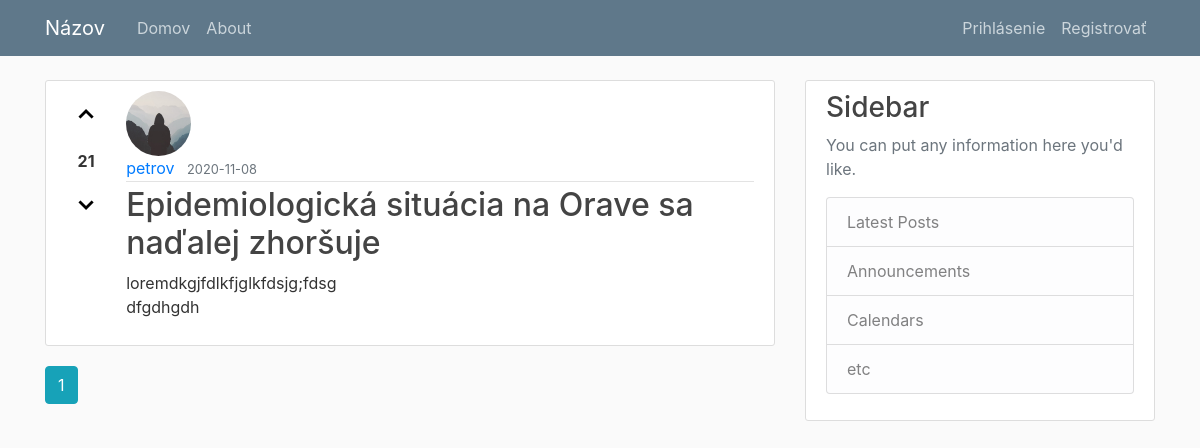
Page /home on the earlier database version.
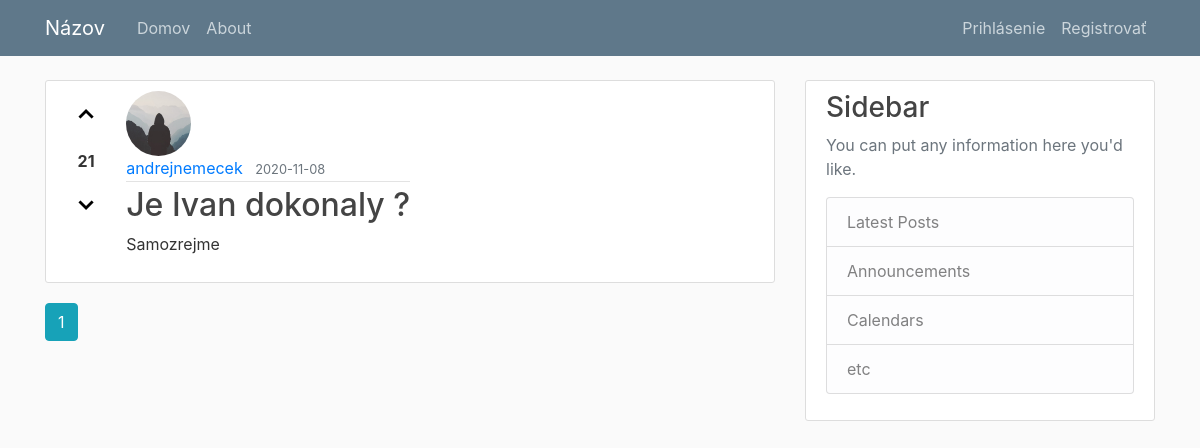
Same page on the later database version.
### application/models.py (models this page shows, shortened)
class Post(db.Model):
    id = db.Column(db.Integer, primary_key=True)
    title =  db.Column(db.String(100), nullable=False)
    date_posted = db.Column(db.DateTime, nullable=False, default=datetime.utcnow())
    content = db.Column(db.Text, nullable=False)
    user_id = db.Column(db.Integer, db.ForeignKey('user.id'), nullable=False)
    comments = db.relationship('Comment', backref='post', lazy=True)
    likes = db.relationship('PostLike', backref='post', lazy=True)
    keywords = db.relationship('KeyWord', backref='post', lazy=True)

class User(db.Model, UserMixin):
    id = db.Column(db.Integer, primary_key=True)
    username = db.Column(db.String(20), unique=True, nullable=False)
    email = db.Column(db.String(120), unique=True, nullable=False)
    image_file = db.Column(db.String(20), nullable=False, default='default.jpg')
    password = db.Column(db.String(60), nullable=False)
    posts = db.relationship('Post', backref='author', lazy=True)
    comments = db.relationship('Comment', backref='author', lazy=True)
    comment_likes = db.relationship('CommentLike', backref='user', lazy=True)
    post_likes = db.relationship('PostLike', backref='user', lazy=True)

### application/main/routes.py (the view)
@main.route('/')
@main.route('/home')
def home():
    page = request.args.get('page', 1, type=int)
    posts = Post.query.order_by(Post.date_posted.desc()).paginate(page=page, per_page=5)
    return render_template('home.html', posts=posts)

### application/templates/home.html
{% extends "layout.html" %}
{% block content %}
{% for post in posts.items %}
<article class="media content-section">
  <div class="votes">
    <button>&#8963;</button>
    <strong>21</strong>
    <button>&#8964;</button>
  </div>
  <div>
    <img class="rounded-circle article-img"
      src="{{ url_for('static', filename='profile_pics/' + post.author.image_file) }}">
    <div class="media-body">
      <div class="article-metadata">
        <a class="mr-2"
          href="{{ url_for('users.user_posts', username=post.author.username) }}">{{ post.author.username }}</a>
        <small class="text-muted">{{ post.date_posted.strftime('%Y-%m-%d') }}</small>
      </div>
      <h2><a class="article-title" href="{{ url_for('posts.post', post_id=post.id) }}">{{ post.title }}</a></h2>
      <p class="article-content">{{ post.content }}</p>
    </div>
  </div>
</article>
{% endfor %}
{% for page_num in posts.iter_pages(left_edge=1, right_edge=1, left_current=1, right_current=2) %}
{% if page_num %}
{% if posts.page == page_num %}
<a class="btn btn-info mb-4" href="{{ url_for('main.home', page=page_num) }}">{{ page_num }}</a>
{% else %}
<a class="btn btn-outline-info mb-4" href="{{ url_for('main.home', page=page_num) }}">{{ page_num }}</a>
{% endif %}
{% else %}
. . .
{% endif %}
{% endfor %}
{% endblock content %}

### application/templates/layout.html (shortened to what this page needs)
<!DOCTYPE html>
<html>
  <head>
    <link rel="stylesheet" href="https://stackpath.bootstrapcdn.com/bootstrap/4.5.2/css/bootstrap.min.css">
    <link rel="stylesheet" type="text/css" href="{{ url_for('static', filename='main.css') }}">
  </head>
  <body>
    <header class="site-header">
      <nav class="navbar navbar-expand-md navbar-dark bg-steel fixed-top">
        <div class="container">
          <a class="navbar-brand mr-4" href="/">Názov</a>
          <div class="collapse navbar-collapse" id="navbarToggle">
            <div class="navbar-nav mr-auto">
              <a class="nav-item nav-link" href="{{ url_for('main.home') }}">Domov</a>
              <a class="nav-item nav-link" href="{{ url_for('main.about') }}">About</a>
            </div>
            <div class="navbar-nav">
              {% if current_user.is_authenticated %}
                <a class="nav-item nav-link" href="{{ url_for('posts.new_post') }}">Opýtať sa otázku</a>
                <a class="nav-item nav-link" href="{{ url_for('users.account') }}">Profil</a>
                <a class="nav-item nav-link" href="{{ url_for('users.logout') }}">Odhlásenie</a>
              {% else %}
                <a class="nav-item nav-link" href="{{ url_for('users.login') }}">Prihlásenie</a>
                <a class="nav-item nav-link" href="{{ url_for('users.register') }}">Registrovať</a>
              {% endif %}
            </div>
          </div>
        </div>
      </nav>
    </header>
    <main role="main" class="container">
      <div class="row">
        <div class="col-md-8">
          {% block content %}{% endblock %}
        </div>
        <div class="col-md-4">
          <div class="content-section">
            <h3>Sidebar</h3>
            <p class='text-muted'>You can put any information here you'd like.
            <ul class="list-group">
              <li class="list-group-item list-group-item-light">Latest Posts</li>
              <li class="list-group-item list-group-item-light">Announcements</li>
              <li class="list-group-item list-group-item-light">Calendars</li>
              <li class="list-group-item list-group-item-light">etc</li>
            </ul>
            </p>
          </div>
        </div>
      </div>
    </main>
  </body>
</html>

### application/static/main.css (style rules this page uses)
body { background: #fafafa; color: #333333; margin-top: 5rem; }
h1, h2, h3, h4, h5, h6 { color: #444444; }
.bg-steel { background-color: #5f788a; }
.site-header .navbar-nav .nav-link { color: #cbd5db; }
.content-section { background: #ffffff; padding: 10px 20px; border: 1px solid #dddddd; border-radius: 3px; margin-bottom: 20px; }
.article-title { color: #444444; }
.article-content { white-space: pre-line; }
.article-img { height: 65px; width: 65px; margin-right: 16px; }
.article-metadata { padding-bottom: 1px; margin-bottom: 4px; border-bottom: 1px solid #e3e3e3; }
.votes { padding-right: 20px; }
.votes * { display: block; text-align: center; }
.votes button { border: none; background: none; font-size: 25px; font-weight: 700; padding: 10px; }

Differences in the rows shown:
removed Post: image_file (placeholder picture), author.username "petrov", date_posted "2020-11-08", title "Epidemiologická situácia na Orave sa naďalej zhoršuje", content "loremdkgjfdlkfjglkfdsjg;fdsg dfgdhgdh"
added Post: image_file (placeholder picture), author.username "andrejnemecek", date_posted "2020-11-08", title "Je Ivan dokonaly ?", content "Samozrejme"
